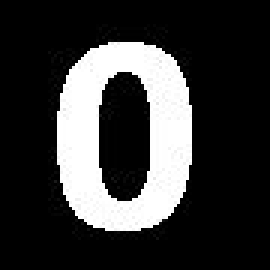
%> input picture lista07/num0.jpg, 90 x 90 px (shown 3 times larger)
$ octave --eval "lista07;"   (GNU Octave 9; MATLAB toolbox functions it lacks are replaced by stand-ins)
%> lines starting %> are read from the running program, lines starting %| are printed output that depends on the picture; in (x1, y1, x2, y2) boxes, pixels count from 0 and x2, y2 are one past the last pixel; in counts of white or black regions, pixels touching at a corner belong together; the program's own positions count from 1
function lista07

  pkg load image;

  # Quest鉶 1
  disp("\nQuestao 1\n");
  img = imread('num0.jpg');
%> img is the input picture: size 90x90 uint8; min 0, max 255, mean 56.1

  x = rand(size(img));
  d1 = find(x <= 0.05);
%> d1 = 440 values from 36 to 8078
  d2 = find(x >= 0.95);
%> d2 = 380 values from 18 to 8068
  img(d1) = 0;
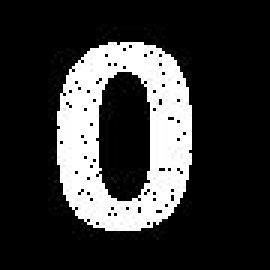
%> img: size 90x90 uint8 (shown 3 times larger); 1.32% of pixels changed, all inside (x1, y1, x2, y2) = (16, 8, 64, 79)
  img(d2) = 1;
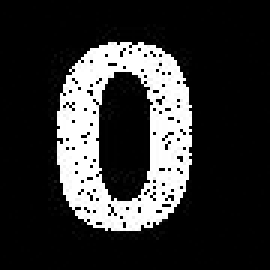
%> img: size 90x90 uint8 (shown 3 times larger); 4.65% of pixels changed, all inside (x1, y1, x2, y2) = (0, 0, 90, 90)

  sp = ones(3) ;
  sk = [ 0 1 0 ; 1 1 1 ; 0 1 0 ] ;

  imshow(img);
  disp("  Imagem ruidosa.");
  pause(2);

  # Teste 1
  nimg = imerode(img, sp);
  nimg = imdilate(nimg, sp);

  nimg = imdilate(nimg, sp);
  nimg = imerode(nimg, sp);

  imshow(nimg);
  disp("  Primeiro teste");
  pause(2);

  # Teste 2
  nimg = imerode(img, sk);
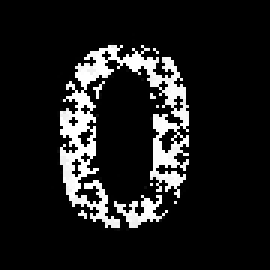
%> nimg: size 90x90 uint8 (shown 3 times larger); min 0, max 255, mean 28
  nimg = imdilate(nimg, sk);

  nimg = imdilate(nimg, sk);
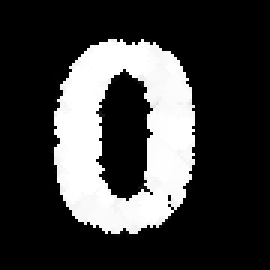
%> nimg: size 90x90 uint8 (shown 3 times larger); min 0, max 255, mean 60.1
  nimg = imerode(nimg, sk);

  imshow(nimg);
  disp("  Segundo teste");
  pause(2);

  # Quest鉶 2
  #  nao consegui fazer essa questao
  disp("\nQuestao 2\n");
  disp("N鉶 consegui fazer essa quest鉶. O funcionamento da fun玢o estava incorreto.\n");

  # Quest鉶 3
  disp("\nQuestao 3\n");
  img = imread('num0.jpg');

  # Letra a
  nimg = img - imerode(img, sk);
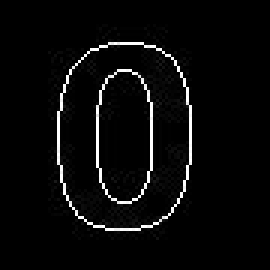
%> nimg: size 90x90 uint8 (shown 3 times larger); min 0, max 255, mean 9.3

  imshow(nimg);
  disp("  letra a\n");
  pause(2);

  # Letra b
  nimg = imdilate(img, sk) - img;
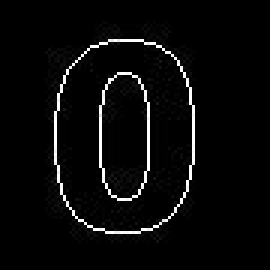
%> nimg: size 90x90 uint8 (shown 3 times larger); min 0, max 255, mean 9.3; mean of the top-left, top-right, bottom-left and bottom-right quarters 10, 8.3, 10.7, 8.2

  imshow(nimg);
  disp("  letra b\n");
  pause(2);

  # Letra c
  nimg = imdilate(img, sk) - imerode(img, sk);
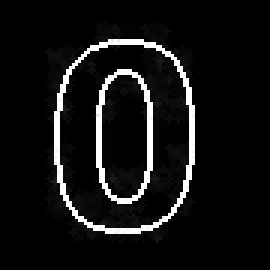
%> nimg: size 90x90 uint8 (shown 3 times larger); min 0, max 255, mean 18.6

  imshow(nimg);
  disp("  letra c\n");
  pause(2);

end
